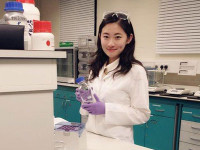
%> input picture matlab_Add/meanshift/1.jpg, 200 x 150 px
$ octave main_fun.m   (GNU Octave 9; MATLAB toolbox functions it lacks are replaced by stand-ins)
%> lines starting %> are read from the running program, lines starting %| are printed output that depends on the picture
### matlab_Add/meanshift/meanshiftseg.m
function [MS_reg,pUnRegion,region_index_sum,region_index_n] = meanshiftseg(A,nThreshold)
% <span style = "line-height: 1.5;">%*   输入参数：</span>
%*           A：  经meanshift平滑过后的灰度图象
%*           输出参数：
%*           MS_reg： 分割后的图像，被分割成连续的区域部分的像素值是其区域内的均值
%*           pUnRegion: 分割后的图像的标志图像，不同区域用不同的编号表示
%
A = double(A);
[m,n] = size(A);
MS_reg = zeros(m,n);
nDx = [-1 0 1 0];
nDy = [0 1 0 -1];
pUnRegion = zeros(m,n); %   用来标志当前像素点有没有被处理
region_index = 0;       %   记录按当前规则进行分割后，得到的总的类别数
region_index_n = zeros(1,m*n);   %    记录每个类别中的像素点的个数
region_index_sum = zeros(1,m*n); %    记录每个类别中的像素点的值的和

pnGrowQueX = zeros(1,m*n);
pnGrowQueY = zeros(1,m*n); % 定义堆栈

for i=1:m
    for j=1:n
        if(pUnRegion(i,j)==0)  %如果当前点没有被处理
            region_index = region_index + 1;
            pUnRegion(i,j) = region_index;
            % 对应该区域的点数加1
            region_index_n(region_index) = region_index_n(region_index)+1;

            region_index_sum(region_index) = region_index_sum(region_index) + A(i,j); % 更新该类别的和
            nStart = 1;
            nEnd = 1;
            % 设置种子点为当前点
            pnGrowQueX(nEnd) = i;
            pnGrowQueY(nEnd) = j;

            while nStart<=nEnd
                % 当前种子点的坐标
                nCurrX = pnGrowQueX(nStart);
                nCurrY = pnGrowQueY(nStart);

                % 对当前点的4邻域进行遍历
                for k=1:4
                    xx = nCurrX + nDx(k);
                    yy = nCurrY + nDy(k);
                % pUnRegion[yy*nWidth+xx]==0 表示还没有处理
                % 生长条件：判断象素(xx，yy)和当前象素(nCurrX,nCurrY)
                % 象素值差的绝对值
                    if((yy<=n)&&(yy>=1)&&(xx<=m)&&(xx>=1)...
                        &&(pUnRegion(xx,yy)==0)...
                        &&abs(A(xx,yy)-A(nCurrX,nCurrY))< nThreshold)
                        nEnd=nEnd + 1; % 堆栈的尾部指针后移一位
                        % 象素(xx，yy) 压入栈
                        pnGrowQueX(nEnd) = xx;
                        pnGrowQueY(nEnd) = yy;

                        % 把象素(xx，yy)设置成region_index
                        % 同时也表明该象素处理过
                        pUnRegion(xx,yy) = region_index;

                        % 对应该区域的点数加1
                        region_index_n(region_index)=region_index_n(region_index) + 1;
                        %  更新该类别的和
                        region_index_sum(region_index)=region_index_sum(region_index) + A(xx,yy);
                    end
                end
                nStart=nStart+1;
            end %
        end
    end
end

for i=1:m
  for j = 1 :n
      temp = pUnRegion(i,j);
      MS_reg(i,j) = round(region_index_sum(temp)/region_index_n(temp));
  end
end
MS_reg = uint8(MS_reg);
imshow(MS_reg)

### matlab_Add/meanshift/main_fun.m
clear;clc;
A = imread('1.jpg');
%> A is the input picture: size 150x200x3 uint8; mean R, G, B 162, 151.6, 143
A = rgb2gray(A);
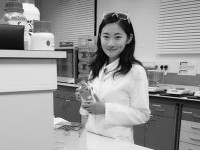
%> A: size 150x200 uint8; min 1, max 253, mean 153.8
A = double(A);
%> A: size 150x200 double
nThreshold = 4;
[MS_reg,pUnRegion,region_index_sum,region_index_n] = meanshiftseg(A,nThreshold);
%> after the loop in meanshiftseg, `for i=1:m`:
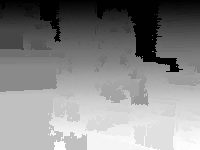
%> pUnRegion: size 150x200 double; min 1, max 8600, mean 4580.5; drawn with min black and max white
%> after the loop in meanshiftseg, `for i=1:m`: nCurrX = 150; nCurrY = 193; nEnd = 1; nStart = 2; region_index = 8600; xx = 150; yy = 192
